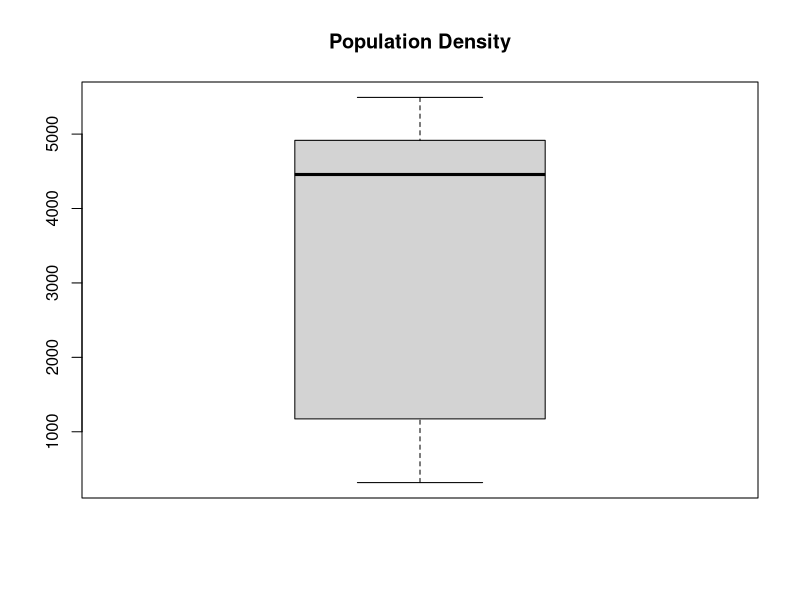

The R source for this figure:
#Population Density 
#u=(Ottawa, Toronto, Vancouver, Montreal, Quebec)
u=c(317,4457,5493,4916,1173)
boxplot(u, main="Population Density")
summary(u)
#2 POINTS: If index_city e (1173,4916)
#1 POINT: If index_city e (317,5493)
#0 POINTS: Else